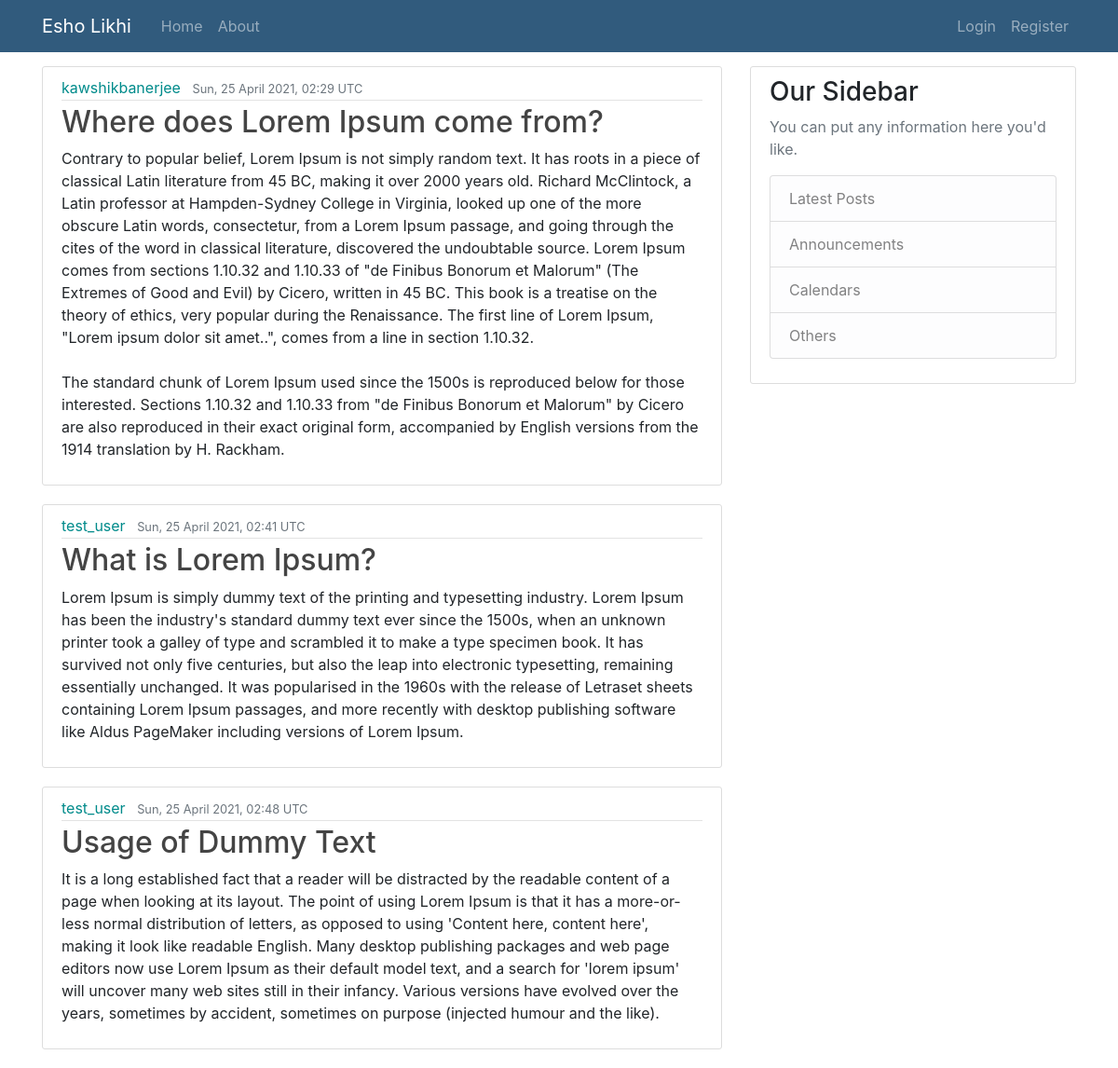
The page / on the database its author committed.
### blog/models.py (models this page shows, shortened)
class Post(models.Model):
    title = models.CharField(max_length=1000)
    content = models.TextField()
    date_posted = models.DateTimeField(default=timezone.now)
    author = models.ForeignKey(User, on_delete=models.CASCADE)

### blog/views.py (the view)
# urls.py: path('', views.home, name='blog-home'),
def home(request):
    context = {
        'posts': Post.objects.all()
    }
    return render(request, 'blog/home.html', context)

### blog/templates/blog/home.html
{% extends "blog/base.html" %}
{% block content %}
    {% for post in posts %}
    <article class="media content-section">
        <div class="media-body">
          <div class="article-metadata">
            <a class="mr-2" href="#">{{ post.author }}</a>
            <small class="text-muted">
              {{ post.date_posted|date:"D, d F Y," }}
              {{ post.date_posted|time:"h:i e" }}
            </small>
          </div>
          <h2><a class="article-title" href="#">{{ post.title }}</a></h2>
          <p class="article-content">{{ post.content }}</p>
        </div>
    </article>
    {% endfor %}
{% endblock content %}

### blog/templates/blog/base.html (shortened to what this page needs)
{% load static %}
<!DOCTYPE html>
<html lang="en">
<head>
    <link rel="stylesheet" href="https://maxcdn.bootstrapcdn.com/bootstrap/4.0.0/css/bootstrap.min.css">
</head>
<body>
    <header class="site-header">
        <nav class="navbar navbar-expand-md navbar-dark" style="background-color: #315b7d;">
          <div class="container">
            <a class="navbar-brand mr-4" href="{% url 'blog-home' %}">Esho Likhi</a>
            <div class="collapse navbar-collapse" id="navbarToggle">
                <div class="navbar-nav mr-auto">
                <a class="nav-item nav-link" href="{% url 'blog-home' %}">Home</a>
                <a class="nav-item nav-link" href="{% url 'blog-about' %}">About</a>
              </div>
              <div class="navbar-nav">
                {% if user.is_authenticated %}
                  <a class="nav-item nav-link" href="{% url 'profile' %}">Profile</a>
                  <a class="nav-item nav-link" href="{% url 'logout' %}">Logout</a>
                {% else %}
                  <a class="nav-item nav-link" href="{% url 'login' %}">Login</a>
                  <a class="nav-item nav-link" href="{% url 'register' %}">Register</a>
                {% endif %}
              </div>
            </div>
          </div>
        </nav>
    </header>
    <main role="main" class="container">
        <div class="row">
            <div class="col-md-8">
              {% block content %}{% endblock %}
            </div>
            <div class="col-md-4">
            <div class="content-section">
                <h3>Our Sidebar</h3>
                <p class='text-muted'>You can put any information here you'd like.
                <ul class="list-group">
                  <li class="list-group-item list-group-item-light">Latest Posts</li>
                  <li class="list-group-item list-group-item-light">Announcements</li>
                  <li class="list-group-item list-group-item-light">Calendars</li>
                  <li class="list-group-item list-group-item-light">Others</li>
                </ul>
              </p>
            </div>
            </div>
        </div>
      </main>
</body>
</html>

### blog/templates/blog/base.html (style rules this page uses)
.content-section { background: #ffffff; padding: 10px 20px; border: 1px solid #dddddd; border-radius: 3px; margin-bottom: 20px; margin-top: 15px; }
.media-body .article-title > h2, a { color: #444444; }
.media-body .article-content { white-space: pre-line; }
.media-body .article-metadata { padding-bottom: 1px; margin-bottom: 4px; border-bottom: 1px solid #e3e3e3 }
.media-body .article-metadata > a { color: darkcyan; text-decoration: none; }

### rows shown on the page
Post: author "kawshikbanerjee", date_posted "Sun, 25 April 2021,", date_posted "02:29 UTC", title "Where does Lorem Ipsum come from?", content "Contrary to popular belief, Lorem Ipsum is not simply random text. It has roots in a piece of classical Latin literature from 45 BC, making it over 2000 years old. Richard McClintock, a Latin professor at Hampden-Sydney College in Virginia, looked up one of the more obscure Latin words, consectetur, from a Lorem Ipsum passage, and going through the cites of the word in classical literature, discovered the undoubtable source. Lorem Ipsum comes from sections 1.10.32 and 1.10.33 of \"de Finibus Bonorum et Malorum\" (The Extremes of Good and Evil) by Cicero, written in 45 BC. This book is a treatise on the theory of ethics, very popular during the Renaissance. The first line of Lorem Ipsum,…"
Post: author "test_user", date_posted "Sun, 25 April 2021,", date_posted "02:41 UTC", title "What is Lorem Ipsum?", content "Lorem Ipsum is simply dummy text of the printing and typesetting industry. Lorem Ipsum has been the industry's standard dummy text ever since the 1500s, when an unknown printer took a galley of type and scrambled it to make a type specimen book. It has survived not only five centuries, but also the leap into electronic typesetting, remaining essentially unchanged. It was popularised in the 1960s with the release of Letraset sheets containing Lorem Ipsum passages, and more recently with desktop publishing software like Aldus PageMaker including versions of Lorem Ipsum."
Post: author "test_user", date_posted "Sun, 25 April 2021,", date_posted "02:48 UTC", title "Usage of Dummy Text", content "It is a long established fact that a reader will be distracted by the readable content of a page when looking at its layout. The point of using Lorem Ipsum is that it has a more-or-less normal distribution of letters, as opposed to using 'Content here, content here', making it look like readable English. Many desktop publishing packages and web page editors now use Lorem Ipsum as their default model text, and a search for 'lorem ipsum' will uncover many web sites still in their infancy. Various versions have evolved over the years, sometimes by accident, sometimes on purpose (injected humour and the like)."
